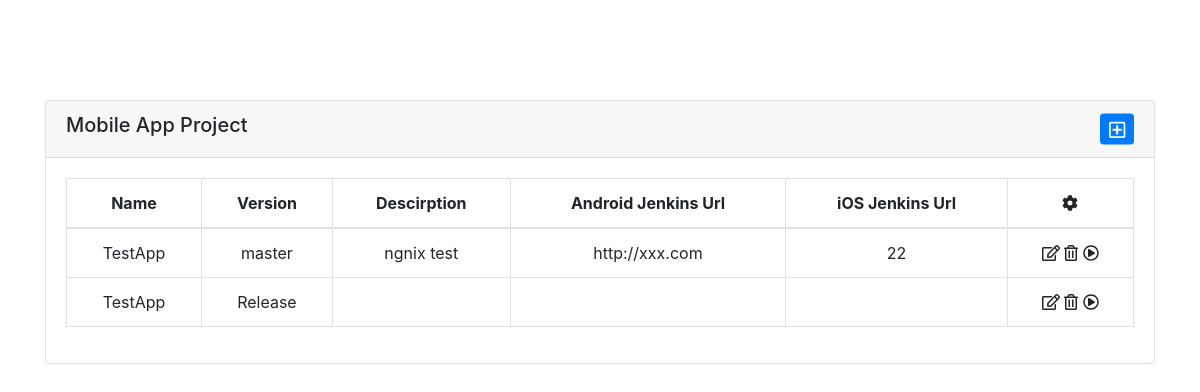
The page /admin on the database its author committed.
### app/models.py (models this page shows, shortened)
class Project(db.Model):
    __tableName_ = "Project"
    id = db.Column(db.Integer, primary_key=True)
    name = db.Column(db.String(64))
    version = db.Column(db.String(64))
    description = db.Column(db.Text())
    android_jenkins_url = db.Column(db.String(64))
    ios_jenkins_url = db.Column(db.String(64))
    plist_name = db.Column(db.String(64))
    plist_url = db.Column(db.String(64))

### app/main/views.py (the view)
@main.route("/admin", methods=["GET","POST"])
@auth.login_required
def admin():
    form = ProjectForm()
    projectList = Project.query.all()
    return render_template("admin.html",projectList=projectList)

### app/templates/admin.html (shortened to what this page needs)
<!DOCTYPE html>
<html lang="en">
<head>
    <link rel="stylesheet" type="text/css" href="static/css/bootstrap.min.css">
    <link rel="stylesheet" type="text/css" href="static/css/custom.css">
</head>
<body>
    <div class="admin container">
        <div class="card">
            <div class="card-header">
                <div class="row">
                    <div class="col col-xs-6">
                        <h5>Mobile App Project</h5>
                    </div>
                    <div class="col col-xs-6 text-right">
                        <button id="createProject" class="btn btn-sm btn-primary createApp" data-toggle="modal" data-target="#exampleModalCenter">
                            <i class="far fa-plus-square fa-lg"></i>
                        </button>
                    </div>
                </div>
            </div>
            <div class="table-responsive card-body">
                <table class="table table-bordered">
                    <thead>
                        <tr class="text-center">
                            <th>Name</th>
                            <th>Version</th>
                            <th>Descirption</th>
                            <th>Android Jenkins Url</th>
                            <th>iOS Jenkins Url</th>
                            <th>
                                <em class="fa fa-cog"></em>
                            </th>
                        </tr>
                    </thead>
                    <tbody class="text-center">
                        {% for project in projectList %}
                        <tr>
                            <td class="hidden-xs">{{project.name}}</td>
                            <td>{{project.version}}</td>
                            <td>{{project.description}}</td>
                            <td>{{project.android_jenkins_url}}</td>
                            <td>{{project.ios_jenkins_url}}</td>
                            <td>
                                <a class="editProject"  data-toggle="tooltip" data-placement="bottom" title="edit" data-id="{{project.id}}">
                                    <i class="far fa-edit" ></i>
                                </a>
                                <span data-toggle="modal" data-target="#deleteModal"  data-id="{{project.id}}" data-name="{{project.name}}" data-version="{{project.version}}">
                                    <a class="deleteProject" data-toggle="tooltip" data-placement="bottom" title="delete" >
                                        <i class="far fa-trash-alt"></i>
                                    </a>
                                </span>
                                <a class="sync" data-toggle="tooltip" data-placement="bottom" title="sync">
                                    <i class="far fa-play-circle"></i>
                                </a>
                            </td>
                        </tr>
                        {% endfor %}
                    </tbody>
                </table>
            </div>
        </div>
    </div>
</body>
</html>

### app/static/css/custom.css (style rules this page uses)
.card-body { position: relative; }
.admin.container { margin-top:100px; }
.admin .btn.createApp { position: relative; top:50%; right:0; transform:translateY(-50%); }
.fa-edit,.fa-trash-alt { cursor:pointer; }

### rows shown on the page
Project: name "TestApp", version "master", description "ngnix test", android_jenkins_url "http://xxx.com", ios_jenkins_url "22"
Project: name "TestApp", version "Release"
